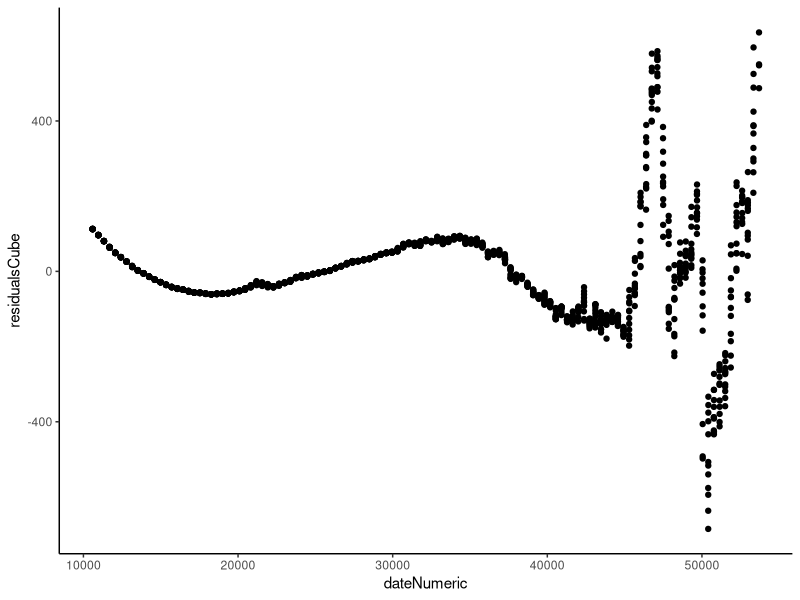
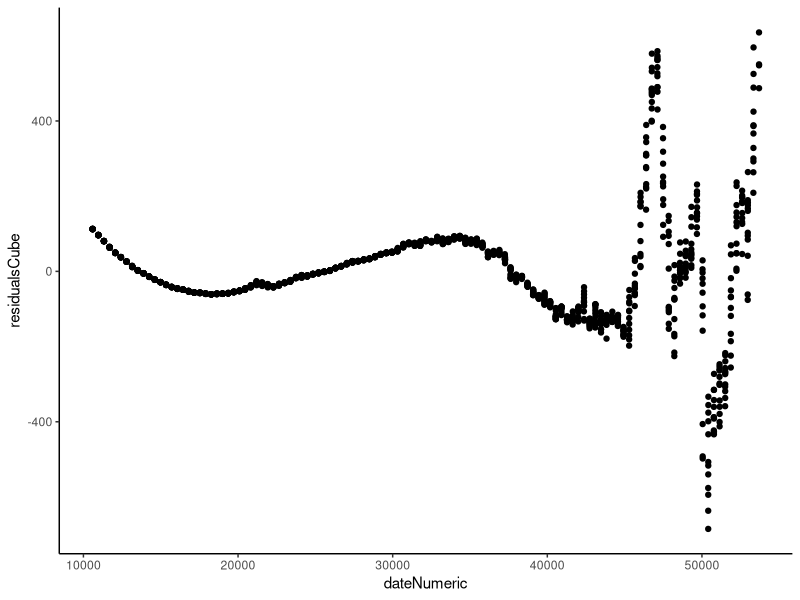
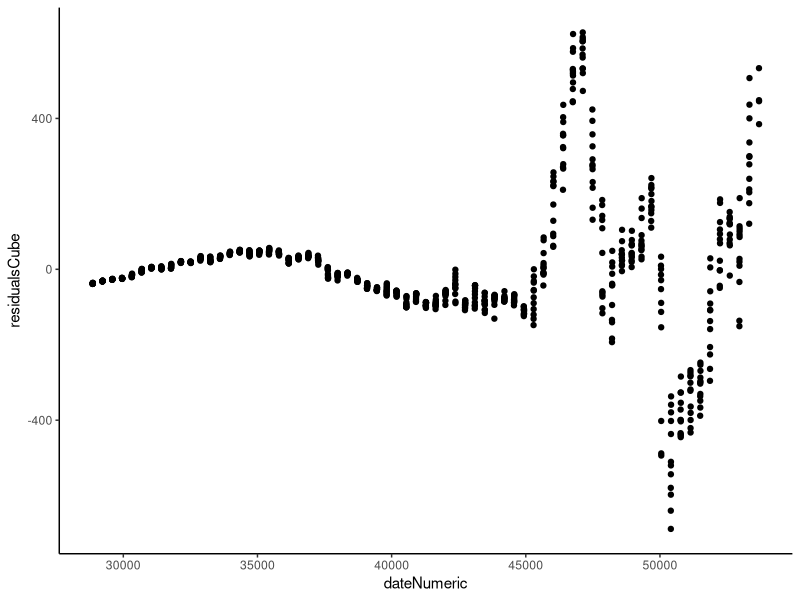
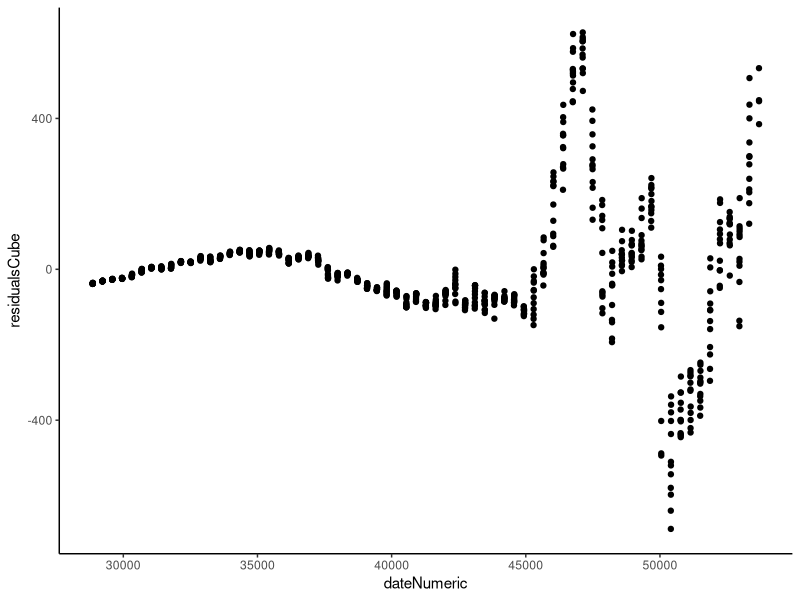

R code for these plots, in order: (Note: this script raises an error after producing the figures.)
## ---- chunk 1
knitr::opts_chunk$set(echo = TRUE)
library(readr)
library(tidyverse)
## ---- chunk 2
# get the data
data <- read_csv("../data/SMP500_post_1900.csv")
## ---- chunk 3
## one fourier component
# Difficult to infer lambda based on our data
pi = 3.14159265
period = 4
lambdaTerm <- 2* pi / period

data <- data %>% mutate(aTerm = sin(lambdaTerm * dateNumeric),
                        bTerm = cos(lambdaTerm * dateNumeric))

model <- lm(residualsCube ~ aTerm + bTerm, data = data)
#summary(model)

## plot curve add the curve
data %>% ggplot(aes(x=dateNumeric,y=residualsCube))+
  geom_point()+
  theme_classic()
## ---- chunk 4
## two fourier components
# Difficult to infer lambda based on out data
period = 4

lambdaTerm1 <- 2* pi / period

## fixed integer multiple
lambdaTerm2 <- 2* pi / (period* 2)


data <- data %>% mutate(a1Term = sin(lambdaTerm1 * dateNumeric),
                        a2Term = sin(lambdaTerm2 * dateNumeric),
                        b1Term = cos(lambdaTerm1 * dateNumeric),
                        b2Term = cos(lambdaTerm2 * dateNumeric)
                  )

model2 <- lm(residualsCube ~ aTerm + bTerm + a2Term + b2Term, data = data)
#summary(model)

## plot curve -> add the curve 
data %>% ggplot(aes(x=dateNumeric,y=residualsCube))+
  geom_point()+
  theme_classic()
  
## ---- chunk 5
data_1950 <- read_csv("../data/SMP500_post_1950.csv")
## ---- chunk 6
data_1950 <- data_1950 %>% mutate(aTerm = sin(lambdaTerm * dateNumeric),
                                  bTerm = cos(lambdaTerm * dateNumeric))

model <- lm(residualsCube ~ aTerm + bTerm, data = data_1950)
#summary(model)

## plot curve add the curve
data_1950 %>% ggplot(aes(x=dateNumeric,y=residualsCube))+
  geom_point()+
  theme_classic()

lambdaTerm1 <- 2* pi / period

## fixed integer multiple
lambdaTerm2 <- 2* pi / (period* 2)


data_1950 <- data_1950 %>% mutate(a1Term = sin(lambdaTerm1 * dateNumeric),
                        a2Term = sin(lambdaTerm2 * dateNumeric),
                        b1Term = cos(lambdaTerm * dateNumeric),
                        b2Term = cos(lambdaTerm2 * dateNumeric)
                  )

model2 <- lm(residualsCube ~ aTerm + bTerm + a2Term + b2Term, data = data_1950)
#summary(model)

## plot curve -> add the curve 
data_1950 %>% ggplot(aes(x=dateNumeric,y=residualsCube))+
  geom_point()+
  theme_classic()
## ---- chunk 7
## train on 1950-2005 -> predict 2005-current 16 years
train <- data_1950 %>% filter(dataNumeric < 48588)
test <- data_1950 %>% filter(dataNumeric >= 48588)

## model predictions 

# predictions %>% ggplot(aes(x=dateNumeric,y=pred))+
#   geom_point()+
#   theme_classic()

## convert back to original scale 
